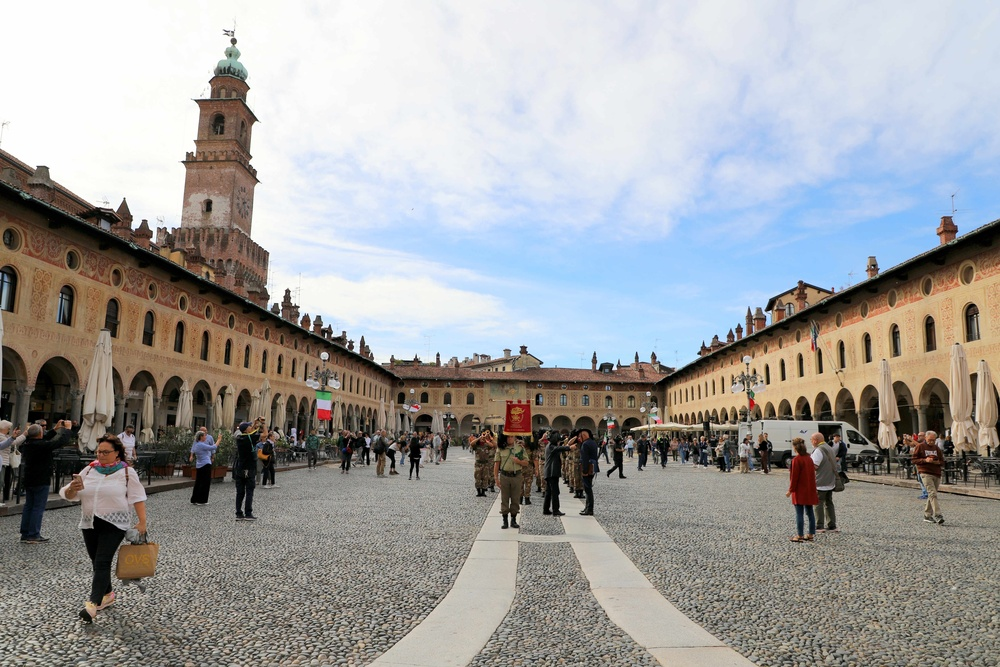
#> input picture vigevano2027/IMG_6906.jpg, 1000 x 667 px, shrunk from 6240 x 4160 before the run
$ python image_analyzer.py ../vigevano2027/IMG_6906.jpg   (older library calls are emulated)
#> lines starting #> are read from the running program, lines starting #| are printed output that depends on the picture
#!/usr/bin/env python3
"""
Image Forensics Analyzer
Analizza immagini in dettaglio per rilevare segni di generazione AI o editing
"""

import cv2
import numpy as np
import json
import sys
from PIL import Image
from PIL.ExifTags import TAGS
import os

class ImageForensicsAnalyzer:
    def __init__(self, image_path):
#> called with image_path = '../vigevano2027/IMG_6906.jpg'
        self.image_path = image_path
        self.image = cv2.imread(image_path)
#> self.image is the input picture: shape (667, 1000, 3); mean B, G, R 160.1, 160.4, 160.7
        self.image_pil = Image.open(image_path)

    def analyze(self):
        """Esegui analisi completa immagine"""
        results = {
            'metadata_analysis': self.analyze_metadata(),
            'pixel_analysis': self.analyze_pixels(),
            'compression_analysis': self.analyze_compression(),
            'texture_analysis': self.analyze_texture(),
            'noise_analysis': self.analyze_noise(),
            'edge_analysis': self.analyze_edges(),
            'ai_detection': self.analyze_ai_patterns()
        }

        authenticity_score = self.calculate_authenticity(results)
        results['authenticity_score'] = authenticity_score
        results['verdict'] = self.get_verdict(authenticity_score)

        return results

    def analyze_metadata(self):
        """Analizza EXIF e metadati"""
        try:
            exif_data = {}
            for tag, value in self.image_pil._getexif().items() if self.image_pil._getexif() else []:
                tag_name = TAGS.get(tag, tag)
                exif_data[tag_name] = str(value)[:100]  # Limita output
#> this loop made 0 passes
#> after the loop, exif_data = 0 items

            return {
                'has_exif': len(exif_data) > 0,
                'exif_data': exif_data,
                'file_size': os.path.getsize(self.image_path),
                'image_format': self.image_pil.format,
                'image_size': self.image_pil.size
            }
        except Exception as e:
            return {
                'has_exif': False,
                'error': str(e),
                'file_size': os.path.getsize(self.image_path),
                'image_format': self.image_pil.format,
                'image_size': self.image_pil.size
            }

    def analyze_pixels(self):
        """Analizza distribuzione e anomalie pixel"""
        # Convertisci in HSV per migliore analisi colore
        if self.image is None:
            return {'error': 'Impossibile leggere immagine'}

        hsv = cv2.cvtColor(self.image, cv2.COLOR_BGR2HSV)
#> hsv: shape (667, 1000, 3); mean H, S, V 49.7, 50.2, 174.3
        # Analizza ogni canale
        pixel_values_analysis = {
            'channel_means': [],
            'channel_stds': [],
            'pixel_distribution_anomaly': False
        }

        for channel_idx in range(3):
            channel = hsv[:, :, channel_idx].flatten()
            mean = np.mean(channel)
            std = np.std(channel)
            pixel_values_analysis['channel_means'].append(float(mean))
            pixel_values_analysis['channel_stds'].append(float(std))
#> this loop made 3 passes
#> (mean, std) on passes 1 to 3: (49.74, 43.91), (50.17, 48.98), (174.3, 74.82)

        # Controlla per distribuzione dei pixel non naturale
        hist_h = cv2.calcHist([hsv], [0], None, [256], [0, 256]).flatten()
#> hist_h = 256 values, max 49822 at index 0, min 0 at index 137, mean 2605.5
        hist_h /= hist_h.sum()
#> hist_h = 256 values, max 0.0747 at index 0, min 0 at index 137, mean 0.00391

        # Video AI spesso hanno distribuzione pixel artificiale
        max_bin = np.max(hist_h)
#> max_bin = 0.0747
        pixel_values_analysis['pixel_distribution_anomaly'] = max_bin > 0.1

        return pixel_values_analysis

    def analyze_compression(self):
        """Analizza artefatti di compressione JPEG"""
        gray = cv2.cvtColor(self.image, cv2.COLOR_BGR2GRAY)
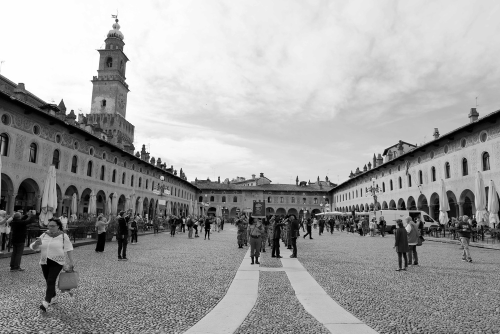
#> gray: shape (667, 1000) (shown at 1/2 size); min 0, max 255, mean 160.4

        # Applica filtro Laplacian per rilevare edge
        laplacian = cv2.Laplacian(gray, cv2.CV_64F)
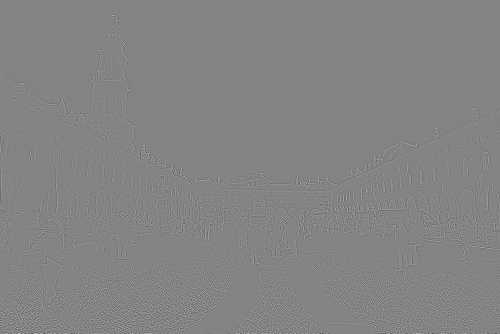
#> laplacian: shape (667, 1000) float64 (shown at 1/2 size); min -470, max 439, mean 0; drawn with min black and max white
        laplacian_var = np.var(laplacian)
#> laplacian_var = 2521.1

        # Controlla per blocking artifacts (tipico di JPEG compresso)
        # Usa DCT (Discrete Cosine Transform)
        float_image = np.float32(gray) / 255.0
        dct = cv2.dct(float_image)
        dct_var = np.var(dct)
#> dct_var = 0.473

        # Alto livello di varianza DCT suggerisce naturale
        # Basso livello suggerisce AI-generated
        suspicious_compression = dct_var < 0.02 or laplacian_var > 500
#> suspicious_compression = True

        return {
            'laplacian_variance': float(laplacian_var),
            'dct_variance': float(dct_var),
            'suspicious_compression': suspicious_compression,
            'compression_type': self.detect_compression_type()
        }

    def detect_compression_type(self):
        """Rileva tipo di compressione"""
        format_info = self.image_pil.format
        if format_info == 'JPEG':
            return 'JPEG'
        elif format_info == 'PNG':
            return 'PNG'
        else:
            return format_info or 'unknown'

    def analyze_texture(self):
        """Analizza texture e pattern locali"""
        gray = cv2.cvtColor(self.image, cv2.COLOR_BGR2GRAY) if len(self.image.shape) == 3 else self.image

        # Calcola Local Binary Pattern (LBP) per texture
        def get_lbp(image):
            kernel = np.array([[1, 2, 4], [128, 0, 8], [64, 32, 16]], dtype=np.uint8)
            lbp = np.zeros_like(image)

            for i in range(1, image.shape[0]-1):
                for j in range(1, image.shape[1]-1):
                    patch = image[i-1:i+2, j-1:j+2]
                    center = patch[1, 1]
                    lbp[i, j] = np.sum((patch > center) * kernel)
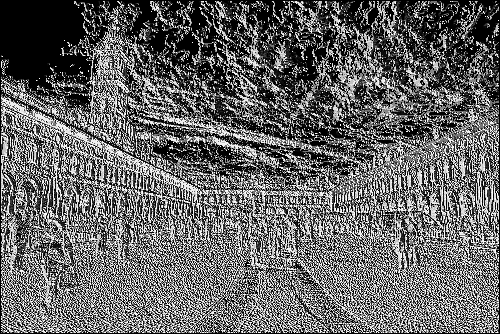
#> lbp: shape (334, 500); min 0, max 255, mean 102

            return lbp

        # Analizza LBP
        lbp = get_lbp(gray[::2, ::2])  # Sottocampiona per velocità
        lbp_hist = np.histogram(lbp.flatten(), bins=256, range=(0, 256))[0]
#> lbp_hist = 256 values, max 33487 at index 0, min 78 at index 90, mean 652.3
        lbp_hist = lbp_hist / lbp_hist.sum()
#> lbp_hist = 256 values, max 0.201 at index 0, min 0.000467 at index 90, mean 0.00391

        # Video AI hanno texture meno varia
        entropy = -np.sum(lbp_hist * np.log2(lbp_hist + 1e-10))
#> entropy = 6.39

        return {
            'texture_entropy': float(entropy),
            'suspicious_uniform_texture': entropy < 4.0
        }

    def analyze_noise(self):
        """Analizza rumore naturale vs artificiale"""
        gray = cv2.cvtColor(self.image, cv2.COLOR_BGR2GRAY)

        # Calcola Laplacian per rilevare irregolarità
        laplacian = cv2.Laplacian(gray, cv2.CV_64F)

        # Filtra con Gaussian per vedere il "rumore"
        blurred = cv2.GaussianBlur(gray, (5, 5), 0)
        noise = cv2.subtract(gray, blurred)
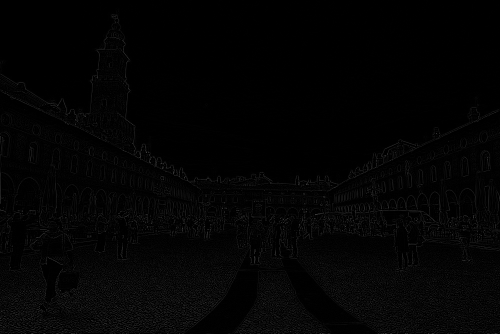
#> noise: shape (667, 1000) (shown at 1/2 size); min 0, max 122, mean 3.5

        noise_std = np.std(noise)
#> noise_std = 8.36
        noise_mean = np.mean(np.abs(noise))
#> noise_mean = 3.54

        # Immagini AI hanno pattern di rumore artificiale
        suspicious_noise = noise_std < 2.0 or noise_std > 30
#> suspicious_noise = False

        return {
            'noise_std': float(noise_std),
            'noise_mean': float(noise_mean),
            'suspicious_noise_pattern': suspicious_noise
        }

    def analyze_edges(self):
        """Analizza edge e contorni"""
        gray = cv2.cvtColor(self.image, cv2.COLOR_BGR2GRAY)

        # Canny edge detection
        edges = cv2.Canny(gray, 50, 150)
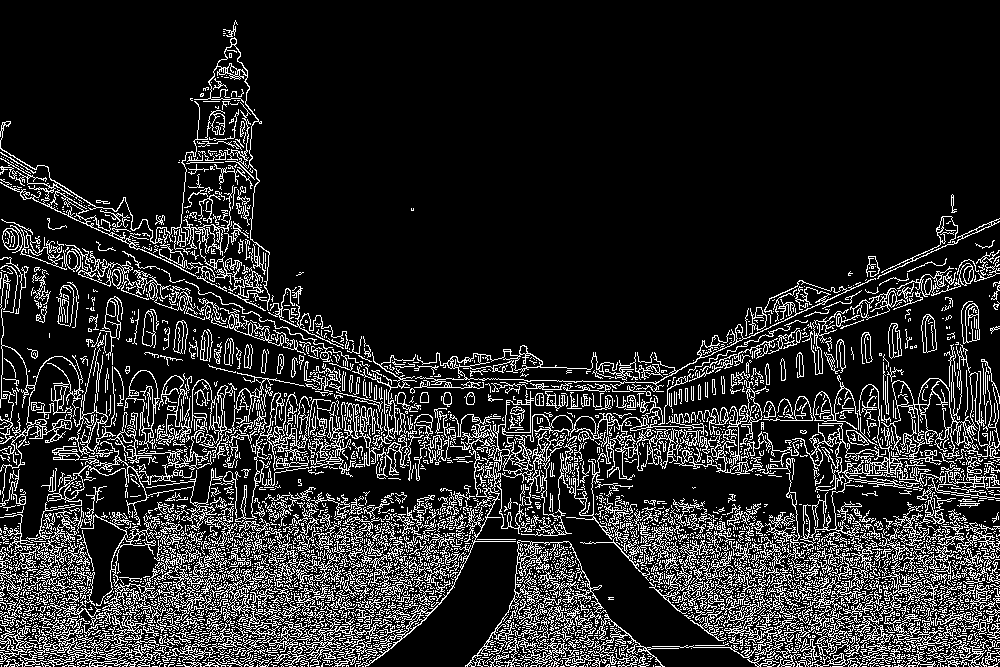
#> edges: shape (667, 1000); 15.4% white in thin lines or dots
        edge_density = np.sum(edges > 0) / (gray.shape[0] * gray.shape[1])
#> edge_density = 0.154

        # Controlla per edge tropo puliti o irregolari
        suspicious_edges = edge_density < 0.02 or edge_density > 0.15
#> suspicious_edges = True

        return {
            'edge_density': float(edge_density),
            'suspicious_edges': suspicious_edges
        }

    def analyze_ai_patterns(self):
        """Analizza pattern tipici di AI"""
        gray = cv2.cvtColor(self.image, cv2.COLOR_BGR2GRAY)

        # Analizza frequency domain
        fft = np.fft.fft2(gray)
        fft_shifted = np.fft.fftshift(fft)
        magnitude_spectrum = np.abs(fft_shifted)

        # Immagini AI hanno pattern radiale caratteristico
        center = gray.shape
        radial_intensity = []

        for r in range(0, min(center) // 2, 10):
            y, x = np.ogrid[:center[0], :center[1]]
            mask = (x - center[1]//2)**2 + (y - center[0]//2)**2 <= r**2
            radial_intensity.append(np.mean(magnitude_spectrum[mask]))
#> after the loop, radial_intensity = 34 values, max 107005405 at index 0, min 22778.9 at index 33, mean 3283745.6

        # Calcola uniformità dello spettro
        if radial_intensity:
            radial_std = np.std(radial_intensity)
#> radial_std = 18057953.2
            suspicious_spectrum = radial_std < 1e5  # Spectra AI-generated sono meno varie
#> suspicious_spectrum = False
        else:
            suspicious_spectrum = False

        # Controlla per pattern ripetitivo
        autocorr = cv2.matchTemplate(gray, gray[50:100, 50:100], cv2.TM_CCOEFF)
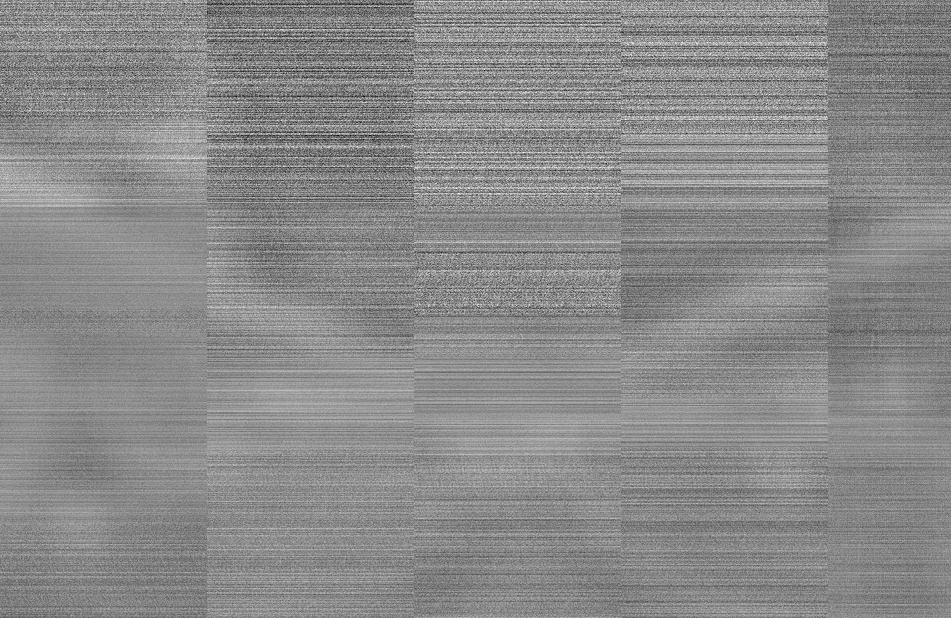
#> autocorr: shape (618, 951) float32; min -76, max 64, mean -0.2; drawn with min black and max white
        max_corr = np.max(autocorr)
#> max_corr = 64
        suspicious_repetition = max_corr > 0.9 * np.sum(gray**2)
#> suspicious_repetition = False
#> in analyze, `authenticity_score = self.calculate_authenticity(results)`: authenticity_score = 70

        return {
            'frequency_spectrum_uniformity': float(radial_std) if radial_intensity else 0,
            'suspicious_frequency_pattern': suspicious_spectrum,
            'suspicious_repetition': suspicious_repetition,
            'ai_confidence': 0
        }

    def calculate_authenticity(self, results):
        """Calcola score di autenticità"""
        score = 100

        # Metadati
        if not results['metadata_analysis'].get('has_exif'):
            score -= 5

        # Pixel
        if results['pixel_analysis'].get('pixel_distribution_anomaly'):
            score -= 10

        # Compressione
        if results['compression_analysis'].get('suspicious_compression'):
            score -= 15

        # Texture
        if results['texture_analysis'].get('suspicious_uniform_texture'):
            score -= 15

        # Rumore
        if results['noise_analysis'].get('suspicious_noise_pattern'):
            score -= 10

        # Edge
        if results['edge_analysis'].get('suspicious_edges'):
            score -= 10

        # AI Patterns
        if results['ai_detection'].get('suspicious_frequency_pattern'):
            score -= 20
        if results['ai_detection'].get('suspicious_repetition'):
            score -= 15

        return max(0, min(100, score))

    def get_verdict(self, score):
        """Determina verdetto"""
        if score >= 75:
            return 'authentic'
        elif score >= 55:
            return 'suspicious'
        else:
            return 'fake'

def main():
    if len(sys.argv) < 2:
        print(json.dumps({'error': 'Image path required'}))
        sys.exit(1)

    image_path = sys.argv[1]

    try:
        analyzer = ImageForensicsAnalyzer(image_path)
        results = analyzer.analyze()
#> results = 9 items
        print(json.dumps(results, indent=2))
    except Exception as e:
        print(json.dumps({'error': str(e)}))
#> (the run stopped early here; a loop or call above may not have finished)

$ run again, on vigevano2027/IMG_7002.jpg
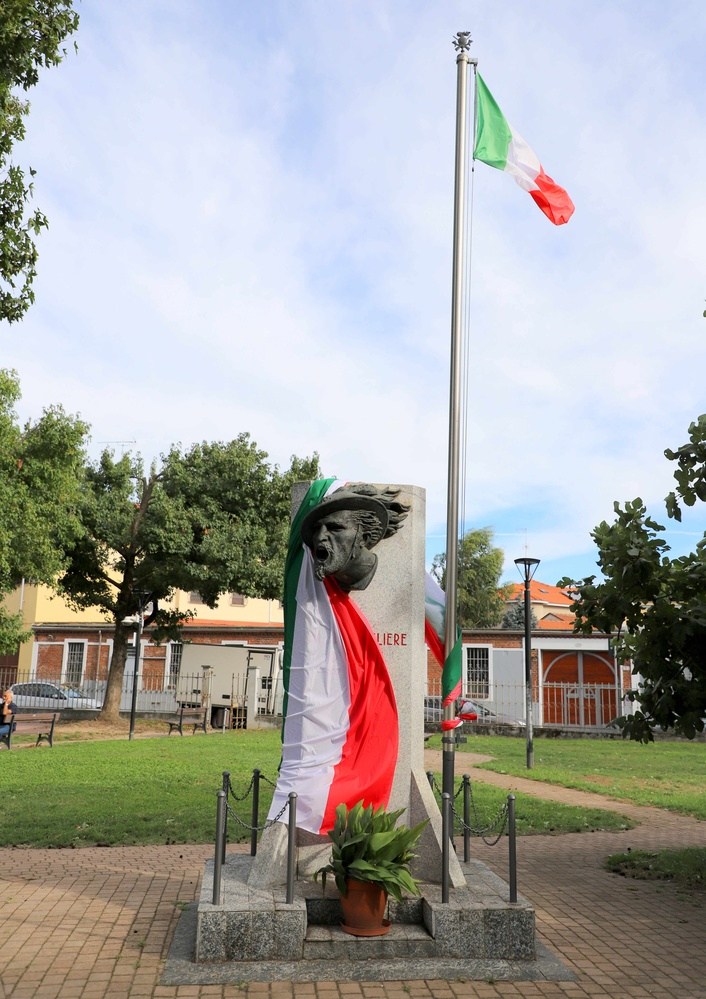
#> input picture vigevano2027/IMG_7002.jpg, 706 x 999 px, shrunk from 4160 x 5884 before the run
#> in __init__, self.image is the input picture: shape (999, 706, 3); mean B, G, R 161.2, 164.6, 165
#> after the loop in analyze_metadata, `for tag, value in self.image_pil._getexif().items() if self.image_pil...`: exif_data = 0 items
#> hsv: shape (999, 706, 3); mean H, S, V 70.4, 60.7, 181.6
#> the loop in analyze_pixels, `for channel_idx in range(3):` made 3 passes
#> (mean, std) on passes 1 to 3: (70.43, 44.8), (60.75, 50.83), (181.6, 76.24)
#> in analyze_pixels, `hist_h = cv2.calcHist([hsv], [0], None, [256], [0, 256]).flatten()`: hist_h = 256 values, max 86629 at index 112, min 0 at index 180, mean 2755.1
#> in analyze_pixels, `hist_h /= hist_h.sum()`: hist_h = 256 values, max 0.123 at index 112, min 0 at index 180, mean 0.00391
#> max_bin = 0.123
#> laplacian_var = 1478.2
#> dct_var = 0.493
#> suspicious_compression = True
#> in analyze_texture, `lbp_hist = np.histogram(lbp.flatten(), bins=256, range=(0, 256))[0]`: lbp_hist = 256 values, max 44305 at index 0, min 48 at index 85, mean 689.5
#> in analyze_texture, `lbp_hist = lbp_hist / lbp_hist.sum()`: lbp_hist = 256 values, max 0.251 at index 0, min 0.000272 at index 85, mean 0.00391
#> entropy = 6.07
#> noise_std = 7.11
#> noise_mean = 2.63
#> suspicious_noise = False
#> in analyze_edges, `edges = cv2.Canny(gray, 50, 150)`:
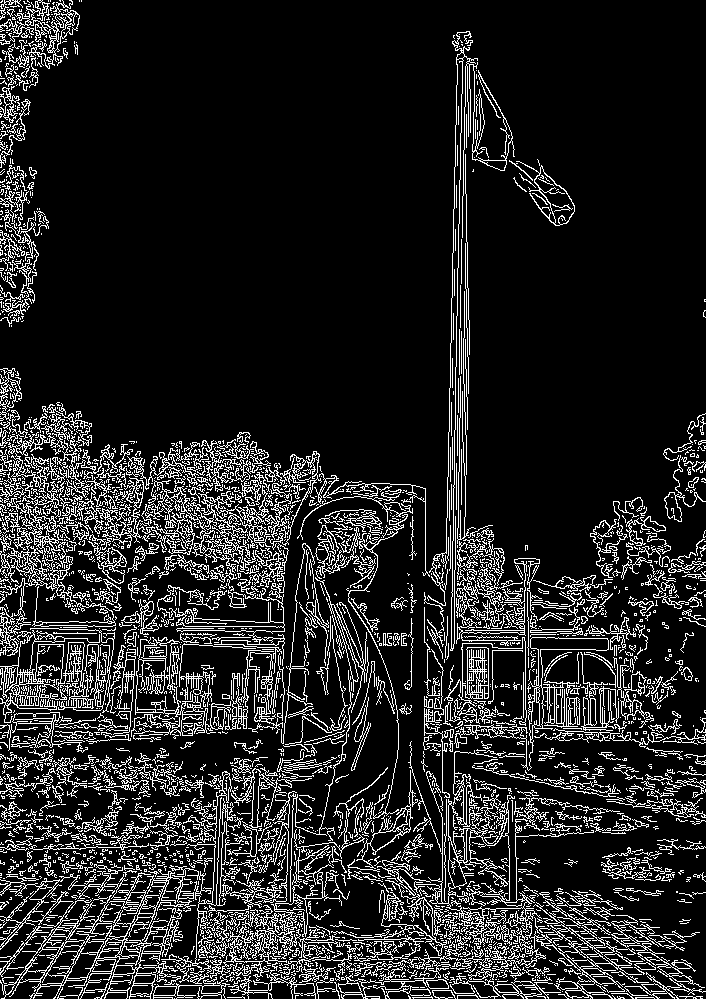
#> edges: shape (999, 706); 13.9% white in thin lines or dots
#> edge_density = 0.139
#> suspicious_edges = False
#> after the loop in analyze_ai_patterns, `for r in range(0, min(center) // 2, 10):`: radial_intensity = 36 values, max 115914207 at index 0, min 19408 at index 35, mean 3352885.9
#> radial_std = 19028541.3
#> suspicious_spectrum = False
#> in analyze_ai_patterns, `autocorr = cv2.matchTemplate(gray, gray[50:100, 50:100], cv2.TM_CCOEFF)`:
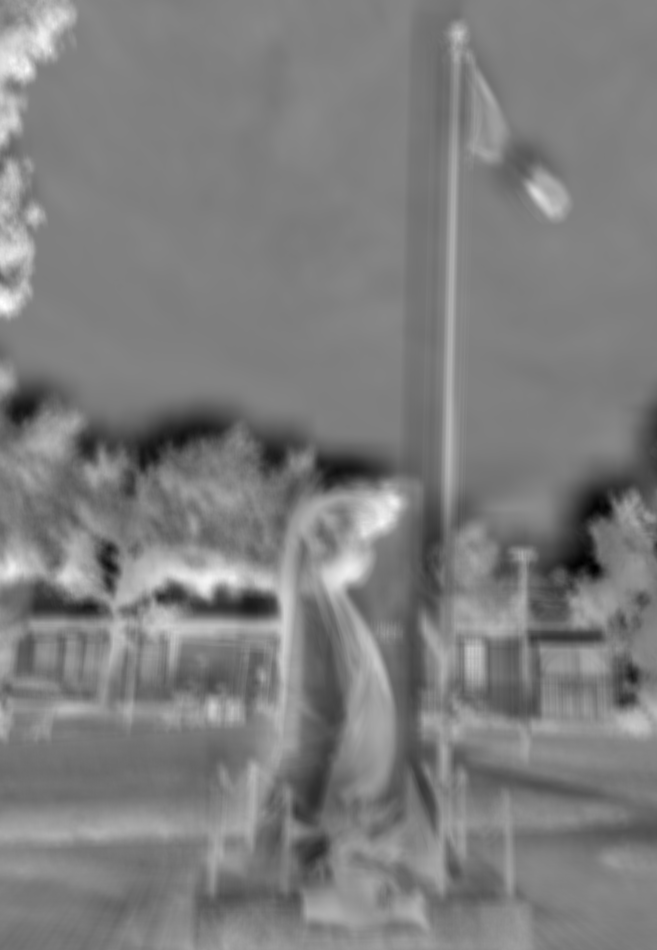
#> autocorr: shape (950, 657) float32; min -2392513.2, max 2389249.8, mean -26153.6; drawn with min black and max white
#> max_corr = 2389249.8
#> suspicious_repetition = False
#> authenticity_score = 70
#> results = 9 items
